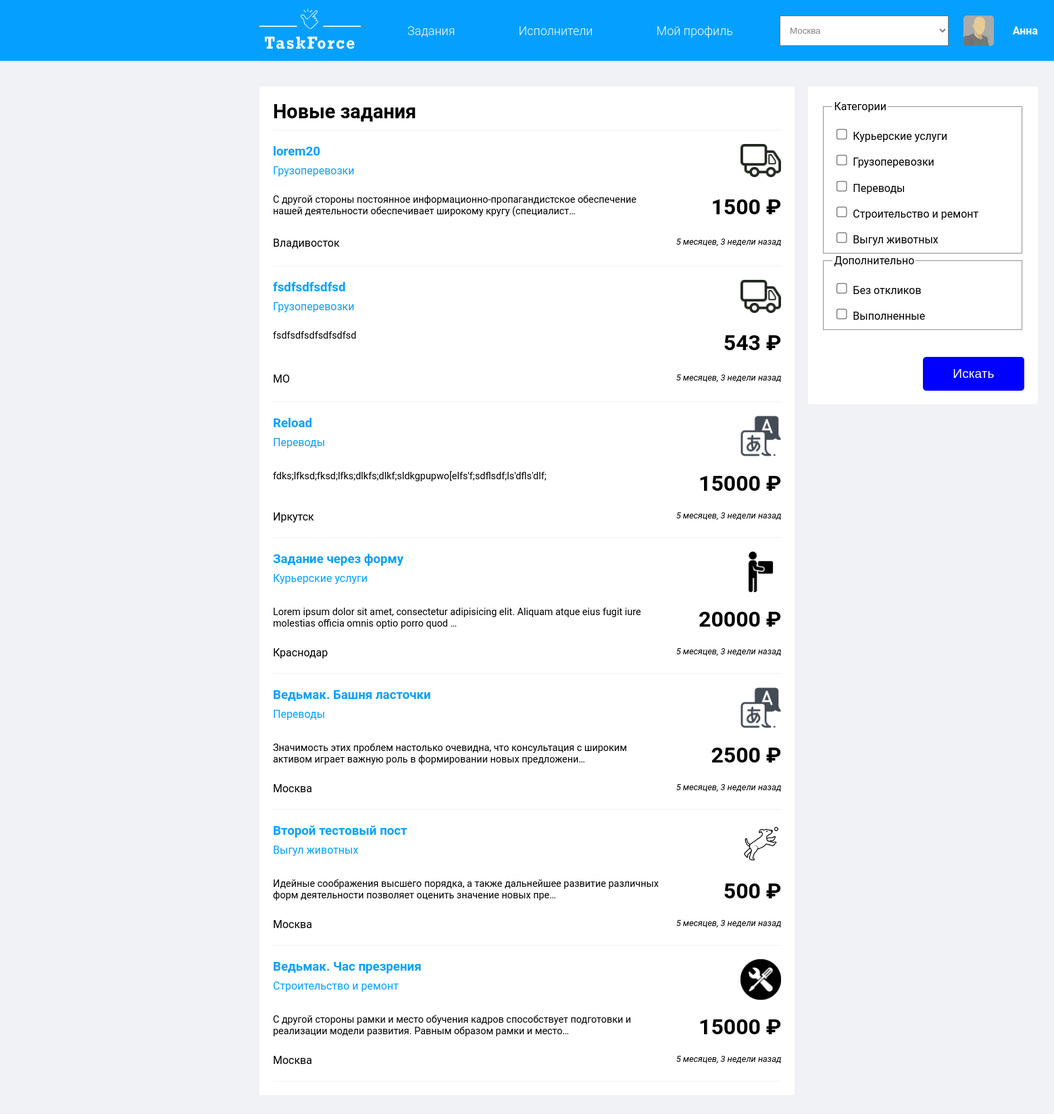
The page /tasks/ (signed in) on the database its author committed.
### TaskForce/models.py (models this page shows, shortened)
class Profile(models.Model):
    user = models.OneToOneField(User, on_delete=models.CASCADE, related_name='profile')
    icon = models.ImageField('Иконка', upload_to='TaskForce/user_icons/',
                             default='TaskForce/user_icons/default_icon.jpg')
    is_customer = models.BooleanField('Заказчик', default=False)
    class Meta:
        verbose_name = 'Профиль'
        verbose_name_plural = 'Профили'

class Task(models.Model):
    title = models.CharField(max_length=100, verbose_name='Заголовок')
    author = models.ForeignKey(User, on_delete=models.CASCADE, verbose_name='Автор', related_name='tasks')
    worker = models.OneToOneField(User, on_delete=models.SET_NULL, verbose_name='Исполнитель', blank=True, null=True,
                                  related_name='worker')
    desc = models.TextField('Описание')
    category = models.ForeignKey("Category", on_delete=models.CASCADE, verbose_name='Категория',
                                 related_name='task')
    cities = [
        ('moscow', 'Москва'),
        ("moscow_region", 'МО'),
        ('st-Petersburg', 'Санкт-Петербург'),
        ('krasnodar', 'Краснодар'),
        ('irkutsk', 'Иркутск'),
        ('vladivostok', 'Владивосток')
    ]
    statuses = [
        ('new', 'Новое'),
        ('canceled', 'Закрыто'),
        ('in_word', 'В работе'),
        ('completed', 'Выполнено'),
        ('failed', 'Провалено')
    ]
    status = models.CharField(max_length=100, verbose_name='Статус', choices=statuses, default='new')
    location = models.CharField(max_length=100, verbose_name='Локация', choices=cities)
    price = models.IntegerField('Бюджет', null=True, blank=True)
    created = models.DateTimeField('Дата создания', auto_now_add=True)
    period_of_execution = models.DateField('Срок исполнения')
    class Meta:
        verbose_name = 'Задание'
        verbose_name_plural = 'Задания'
        ordering = ['-created']

class Category(models.Model):
    name = models.CharField(max_length=100, unique=True)
    icon = models.ImageField('Заставка', upload_to='TaskForce/category_images/')
    class Meta:
        verbose_name = 'Категория'
        verbose_name_plural = 'Категории'

### TaskForce/views.py (the view)
# urls.py: path('tasks/', ShowTasks.as_view(), name='index'),
class ShowTasks(ListView):
    template_name = 'TaskForce/tasks.html'
    queryset = Task.objects.all()
    context_object_name = 'tasks'
    def get_context_data(self, **kwargs):
        context = super().get_context_data(**kwargs)
        context['cities'] = Task.cities
        context['categories'] = Category.objects.all()
        context['active_categories'] = self.request.GET.getlist('category')
        return context
    def get(self, request, *args, **kwargs):
        if self.request.GET.getlist('category'):
            self.queryset = Task.objects.filter(Q(category__name__in=self.request.GET.getlist('category')))
        return super().get(request, args, kwargs)

### templates/TaskForce/tasks.html (shortened to what this page needs)
{% extends 'TaskForce/layout.html' %}
{% block cities %}
    {% for city in cities %}
        <option value="{{ city.0 }}">{{ city.1 }}</option>
    {% endfor %}
{% endblock %}
{% block content %}
    <section class="main-content">
        <header class="main-content--header">
            <h1>Новые задания</h1>
        </header>
        <main class="task-list">
            {% for task in tasks %}
                <article class="task">
                    <a href="{% url 'detail' pk=task.pk %}" class="task--title"><h3>{{ task.title }}</h3></a>
                    <a href="?category={{ task.category.name }}" class="task--category">{{ task.category.name }}</a>
                    <p class="task--desc">{{ task.desc|truncatechars:'130' }}</p>
                    <span class="task--location">{{ task.get_location_display }}</span>
                    <b class="task--price">{{ task.price }} ₽</b>
                    <img src="{{ task.category.icon.url }}" alt="{{ task.category.name }}" width="60" class="task--category-icon">
                    <em class="task--created">{{ task.created|timesince }} назад</em>
                </article>
            {% endfor %}
        </main>
    </section>
    <section class="search-task">
        <form method="GET">
            <fieldset class="category-list">
                <legend>Категории</legend>
                {% for category in categories %}
                    <label for="{{ category.id }}">
                        <input type="checkbox" name="category" id="{{ category.id }}" value="{{ category.name }}"
                        >
                        {{ category.name }}<br>
                    </label>
                {% endfor %}
            </fieldset>
            <fieldset class="additionally">
                <legend>Дополнительно</legend>
                <input type="checkbox" name="without-answer" id="wa" value="Без откликов"> Без откликов<br>
                <input type="checkbox" name="completed" id="cmp" value="Выполненные"> Выполненные
            </fieldset>
            <input type="submit" value="Искать" class="btn find-filter-btn">
        </form>
    </section>
{% endblock %}

### templates/TaskForce/layout.html (shortened to what this page needs)
{% load static %}
<!DOCTYPE html>
<html lang="ru">
<head>
    <link rel="stylesheet" href="{% static 'TaskForce/css/main.css' %}">
</head>
<header class="main-header">
    <div class="header-content">
        <a href="/tasks">
        </a>
        <nav class="header-menu">
        <a href="{% url 'index' %}">Задания</a>
        <a href="#">Исполнители</a>
        <a href="#">Мой профиль</a>
    </nav>
        <select class="city-select">
            {% block cities %}
            {% endblock %}
        </select>
        {% if user.is_authenticated %}
            <div class="header-profile">
                <img src="{{ user.profile.icon.url }}" width="45" height="45">
                <strong>{{ user.first_name }}</strong>
            </div>
        {% else %}
            <div class="log-reg">
                <a href="{% url 'login' %}">Войти</a>
                <hr color="white" width="100">
                <a href='{% url "reg" %}'>Регистрация</a>
            </div>
        {% endif %}
    </div>
</header>
<body>
    <main class="page-main">
        {% block content %}
        {% endblock %}
    </main>
</body>
</html>

### TaskForce/static/TaskForce/css/main.css (style rules this page uses)
body { margin: 0; min-width: 1920px; font-family: "Roboto", sans-serif; background-color: #f1f2f6; }
a { color: white; text-decoration: none; }
header.main-header { height: 90px; width: 100%; background-color: #05a0ff; }
.header-content { width: 60%; height: 100%; margin: 0 auto; display: flex; justify-content: space-between; align-items: center; }
.header-content nav a { color: white; text-decoration: none; font-weight: 300; font-size: 18px; line-height: 21px; }
nav.header-menu { display: flex; justify-content: space-around; width: 50%; }
.main-icon { width: 150px; fill: white; }
.city-select { width: 250px; height: 50%; padding-left: 10px; color: gray; }
.page-main { margin: 2% auto; display: grid; grid-template-columns: 0.7fr 0.3fr; grid-gap: 0 20px; width: 60%; }
.main-content { grid-column: 1/2; height: max-content; }
.page-main section { background-color: white; padding: 20px; }
.main-content--header { font-size: 120%; border-bottom: 1px solid #f1f2f6; }
.main-content--header h1, h3 { margin: 0 0 10px 0; }
.page-main a { color: #05a0ff; }
article.task { display: grid; grid-template-columns: 0.8fr 0.25fr; grid-template-rows: 30px; border-bottom: 1px solid #f1f2f6; max-height: 180px; min-height: 180px; margin-top: 20px; }
.task--title { grid-column: 1/2; grid-row: 1/2; }
.task--category { grid-row: 2/3; grid-column: 1/2; }
.task--desc { grid-column: 1/2; grid-row: 3/4; margin: 0; font-size: 90%; }
.task--location { grid-column: 1/2; grid-row: 4/5; }
.task--category-icon { grid-column: 2/3; grid-row: 1/3; justify-self: flex-end; }
.task--price { grid-column: 2/3; grid-row: 3/4; font-size: 200%; justify-self: flex-end; }
.task--created { justify-self: flex-end; font-size: 80%; }
.category-list input[type='checkbox'], .additionally input[type='checkbox'] { zoom: 1.3; margin-top: 1em; }
.btn { background-color: blue; border: none; border-radius: 5px; width: 150px; height: 50px; color: white; font-size: 120%; }
.find-filter-btn { float: right; margin-top: 2em; }
.search-task { height: max-content; }
.header-profile { height: 110%; width: 110px; display: flex; justify-content: space-between; align-items: center; }
.header-profile strong { color: white; }
.header-profile img { border-radius: 5px; }

### rows shown on the page
Task: title "lorem20", category.name "Грузоперевозки", desc "С другой стороны постоянное информационно-пропагандистское обеспечение нашей деятельности обеспечивает широкому кругу (специалист…", location "Владивосток", price "1500", category.icon (picture), created "5 месяцев, 3 недели"
Task: title "fsdfsdfsdfsd", category.name "Грузоперевозки", desc "fsdfsdfsdfsdfsdfsd", location "МО", price "543", category.icon (picture), created "5 месяцев, 3 недели"
Task: title "Reload", category.name "Переводы", desc "fdks;lfksd;fksd;lfks;dlkfs;dlkf;sldkgpupwo[elfs'f;sdflsdf;ls'dfls'dlf;", location "Иркутск", price "15000", category.icon (picture), created "5 месяцев, 3 недели"
Task: title "Задание через форму", category.name "Курьерские услуги", desc "Lorem ipsum dolor sit amet, consectetur adipisicing elit. Aliquam atque eius fugit iure molestias officia omnis optio porro quod …", location "Краснодар", price "20000", category.icon (picture), created "5 месяцев, 3 недели"
Task: title "Ведьмак. Башня ласточки", category.name "Переводы", desc "Значимость этих проблем настолько очевидна, что консультация с широким активом играет важную роль в формировании новых предложени…", location "Москва", price "2500", category.icon (picture), created "5 месяцев, 3 недели"
Task: title "Второй тестовый пост", category.name "Выгул животных", desc "Идейные соображения высшего порядка, а также дальнейшее развитие различных форм деятельности позволяет оценить значение новых пре…", location "Москва", price "500", category.icon (picture), created "5 месяцев, 3 недели"
Task: title "Ведьмак. Час презрения", category.name "Строительство и ремонт", desc "С другой стороны рамки и место обучения кадров способствует подготовки и реализации модели развития. Равным образом рамки и место…", location "Москва", price "15000", category.icon (picture), created "5 месяцев, 3 недели"
Category: name "Курьерские услуги"
Category: name "Грузоперевозки"
Category: name "Переводы"
Category: name "Строительство и ремонт"
Category: name "Выгул животных"

### other values the page prints
{{ user.first_name }} "Анна"
form field value "Москва"
